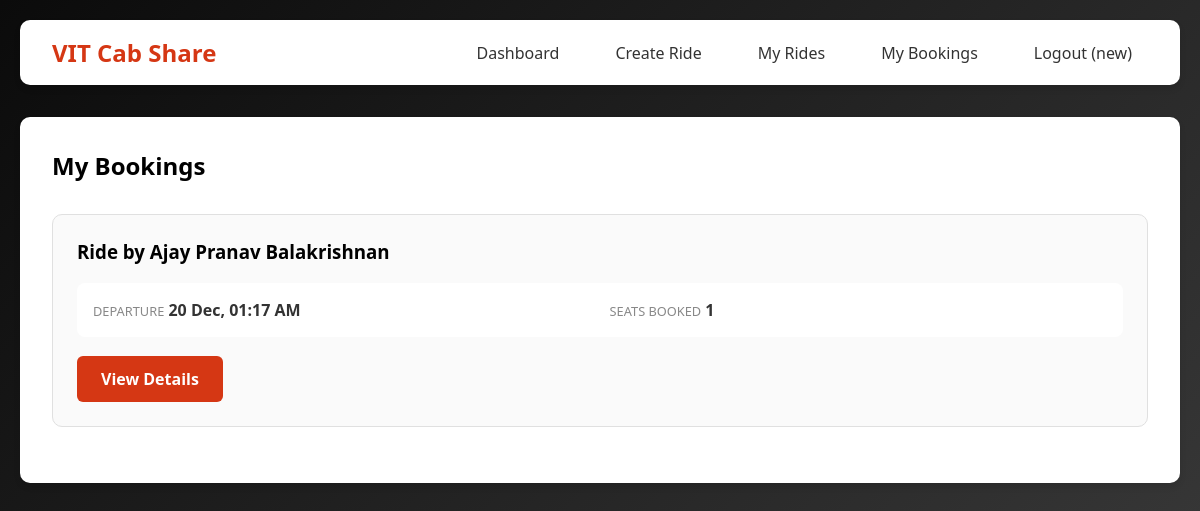
Before: /my_bookings (signed in) with the older database file.
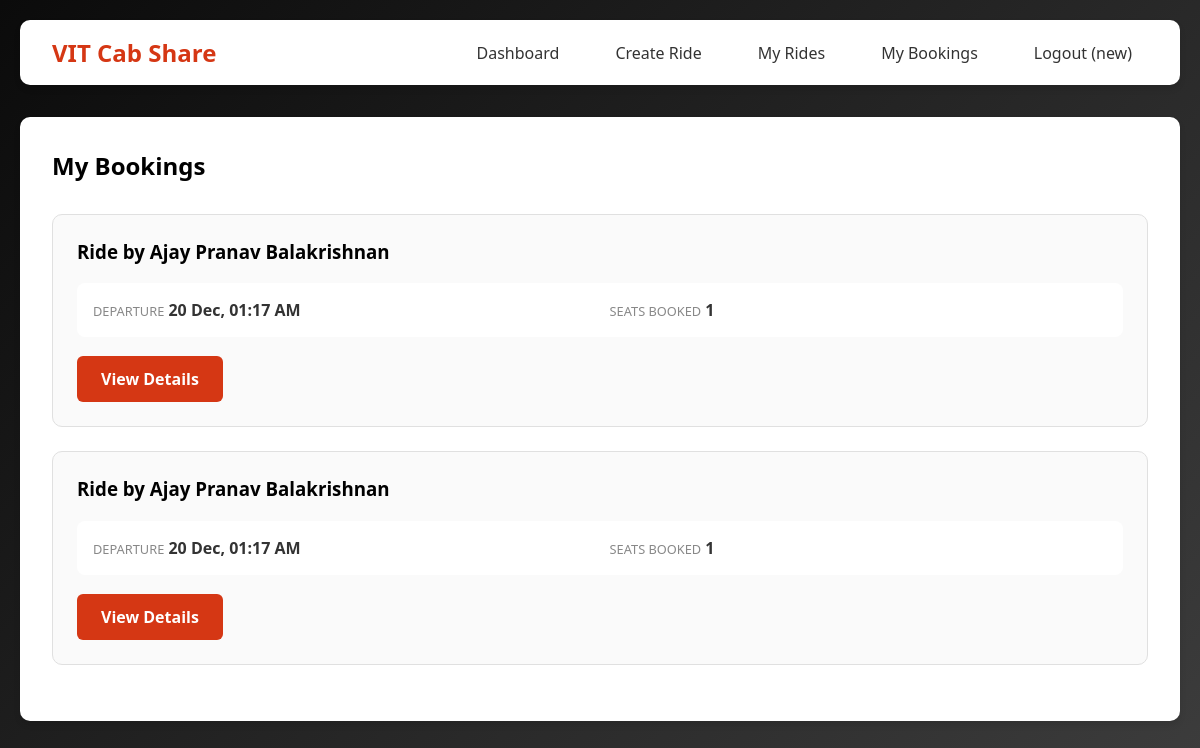
After: the same page with the newer database file.
### app.py (models this page shows, shortened)
class Booking(db.Model):
    id = db.Column(db.Integer, primary_key=True)
    ride_id = db.Column(db.Integer, db.ForeignKey('ride.id'), nullable=False)
    user_id = db.Column(db.Integer, db.ForeignKey('user.id'), nullable=False)
    seats_booked = db.Column(db.Integer, nullable=False)
    booked_at = db.Column(db.DateTime, default=datetime.utcnow)

class User(db.Model):
    id = db.Column(db.Integer, primary_key=True)
    name = db.Column(db.String(100), nullable=False)
    email = db.Column(db.String(120), unique=True, nullable=False)
    phone = db.Column(db.String(15), nullable=False)
    password_hash = db.Column(db.String(200), nullable=False)
    rides = db.relationship('Ride', backref='creator', lazy=True)
    bookings = db.relationship('Booking', backref='user', lazy=True)

class Ride(db.Model):
    id = db.Column(db.Integer, primary_key=True)
    user_id = db.Column(db.Integer, db.ForeignKey('user.id'), nullable=False)
    departure_time = db.Column(db.DateTime, nullable=False)
    total_seats = db.Column(db.Integer, nullable=False)
    available_seats = db.Column(db.Integer, nullable=False)
    cost_per_person = db.Column(db.Integer, nullable=False)
    meeting_point = db.Column(db.String(200), nullable=False)
    drop_point = db.Column(db.String(200), nullable=False, default='Katpadi Railway Station')
    notes = db.Column(db.Text)
    created_at = db.Column(db.DateTime, default=datetime.utcnow)
    bookings = db.relationship('Booking', backref='ride', lazy=True)

### app.py (the view)
@app.route('/my_bookings')
def my_bookings():
    if 'user_id' not in session:
        return redirect(url_for('login'))
    bookings = Booking.query.filter_by(user_id=session['user_id']).order_by(Booking.booked_at.desc()).all()
    return render_template('my_bookings.html', bookings=bookings)

### templates/my_bookings.html (shortened to what this page needs)
{% extends "base.html" %}
{% block content %}
<h2 style="margin-bottom: 2rem;">My Bookings</h2>
{% if bookings %}
    {% for booking in bookings %}
    <div class="ride-card">
        <h3>Ride by {{ booking.ride.creator.name }}</h3>
        <div class="ride-info">
            <div class="info-item">
                <span class="info-label">Departure</span>
                <span class="info-value">{{ booking.ride.departure_time.strftime('%d %b, %I:%M %p') }}</span>
            </div>
            <div class="info-item">
                <span class="info-label">Seats Booked</span>
                <span class="info-value">{{ booking.seats_booked }}</span>
            </div>
        </div>
        <a href="{{ url_for('ride_details', ride_id=booking.ride.id) }}" class="btn">View Details</a>
    </div>
    {% endfor %}
{% else %}
    <p>No bookings found.</p>
{% endif %}
{% endblock %}

Changed rows visible on the page:
added Booking: ride.creator.name "Ajay Pranav Balakrishnan", ride.departure_time "20 Dec, 01:17 AM", seats_booked "1"
